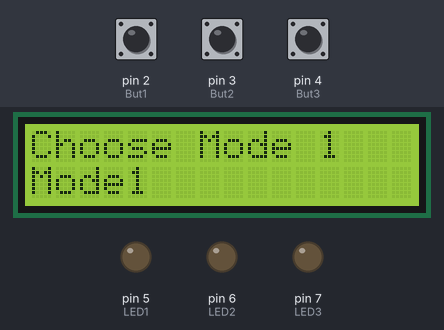
The sketch below on a simulated Arduino Uno, built with avr-gcc and run on an emulated ATmega328P. Shown: 16×2 character LCD, output pins drawn as LEDs (lit = HIGH). Dashed ring = blinking. The test bench sets the inputs (shaded band); at power-on: pin 2 (But1) HIGH, pin 3 (But2) LOW, pin 4 (But3) LOW.

Above: at 1.2 s.
1.3 s: pin 2 (But1) pulsed LOW 5 times (0.12 s each, 0.3 s apart)
At 11.46 s:
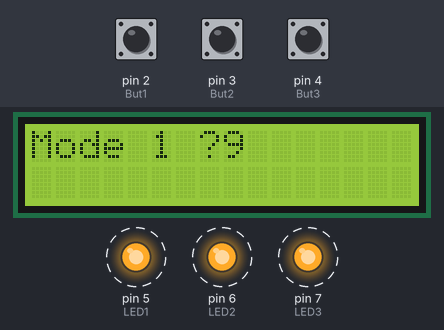
At 12.5 s:
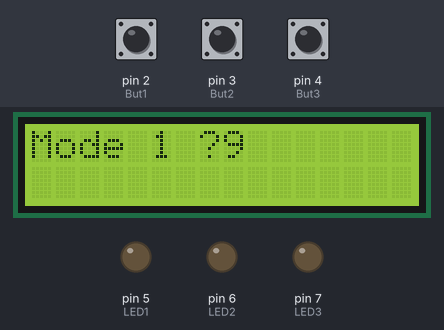
13.4 s: pin 2 (But1) pulled LOW for 1 s
At 26.33 s:
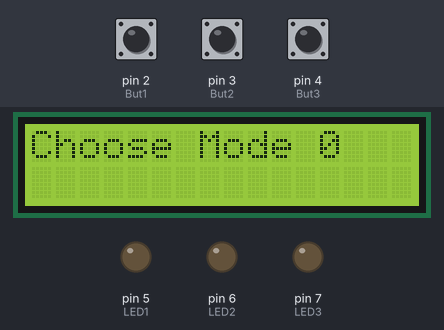
Timing chart, 0 to 27.8 s (numbered marks = the images above; inputs shaded):
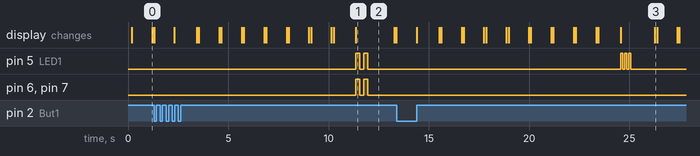

The sketch:

Tac_Button_and_LCD.ino
```cpp
#include <Wire.h>
#include <LiquidCrystal_I2C.h>


LiquidCrystal_I2C lcd(0x27, 16, 2);

#define But1 2
#define But2 3
#define But3 4
#define LED1 5
#define LED2 6
#define LED3 7

int B1State = 0;
int B2State = 0;
int B3State = 0;
int B1cnt = 0;
int B2cnt = 0;
int B3cnt = 0;

int LB1State = 0;
int LB2State = 0;
int LB3State = 0;

void Blink(){
  digitalWrite(LED1, HIGH);
  delay(100);
  digitalWrite(LED1, LOW);
  delay(100);
  digitalWrite(LED1, HIGH);
  delay(100);
  digitalWrite(LED1, LOW);
  delay(100);
  digitalWrite(LED1, HIGH);
  delay(100);
  digitalWrite(LED1, LOW);
  delay(100);
}

void Blink_em(){
  digitalWrite(LED1, HIGH);
  digitalWrite(LED2, HIGH);
  digitalWrite(LED3, HIGH);
  delay(200);
  digitalWrite(LED1, LOW);
  digitalWrite(LED2, LOW);
  digitalWrite(LED3, LOW);
  delay(200);
  digitalWrite(LED1, HIGH);
  digitalWrite(LED2, HIGH);
  digitalWrite(LED3, HIGH);
  delay(200);
  digitalWrite(LED1, LOW);
  digitalWrite(LED2, LOW);
  digitalWrite(LED3, LOW);
  delay(200);
}


void setup() {
  Wire.begin();
  Wire.beginTransmission(0x27);

  pinMode(But1, INPUT);
  pinMode(But2, INPUT);
  pinMode(But3, INPUT);

  pinMode(LED1, OUTPUT);
  pinMode(LED2, OUTPUT);
  pinMode(LED3, OUTPUT);

  lcd.init();
  lcd.backlight();
  lcd.clear();

  Serial.begin(9600);
}

void loop() {


  B2State = digitalRead(But2);
  B3State = digitalRead(But3);

  for(int i = 0; i < 10; i++){
    lcd.setCursor(0,0);
    lcd.print("Choose Mode");
    lcd.print(" ");
    lcd.print(i);
    B1State = digitalRead(But1);
    if(digitalRead(But1) == HIGH){
      delay(100);
      B1cnt++;
      if(B1cnt > 1){
        B1cnt = 0;
      }
    }
    else if(B1State == LOW){
      delay(100);
    }
    lcd.setCursor(0,1);
    lcd.print("Mode");
    lcd.print(B1cnt);
    delay(1000);
  }

  lcd.clear();
  for(int i = 0; i < 10; i++){
    lcd.clear();
    lcd.print("Mode ");
    lcd.print(B1cnt);
    lcd.print(" ?");
    lcd.print(i);
    for(int j = 0; j < 10; j++){
      if(digitalRead(But2) == HIGH){
        delay(100);
        B1cnt++;
        if(B1cnt > 1){
          B1cnt = 0;
        }
      lcd.clear();
      lcd.print("Mode ");
      lcd.print(B1cnt);
      lcd.print(" ?");
      lcd.print(i);
      delay(100);
      }
      else if(digitalRead(But2 == LOW)){
      lcd.clear();
      lcd.print("Mode ");
      lcd.print(B1cnt);
      lcd.print(" ?");
      lcd.print(i);
        delay(100);
      }
      else if(digitalRead(But3 == HIGH)){
        delay(100);
        break;
      }
    }
    //delay(1000);
  }

  if(B1cnt == 0){
    Blink();
  }else{
    Blink_em();
    }
    delay(1000);

//
//  if(B1State != LB1State){
//    if(B1State == HIGH){
//      delay(100);
//      digitalWrite(LED1, HIGH);
//      B1cnt++;
//    }
//    else{
//      digitalWrite(LED1, LOW);
//    }
//  }
//
//  if(B2State != LB2State){
//    B2cnt++;
//    if(B2State == HIGH){
//      digitalWrite(LED2, HIGH);
//    }
//    else{
//      digitalWrite(LED2, LOW);
//    }
//  }
//
//  if(B3State != LB3State){
//    B3cnt++;
//    if(B3State == HIGH){
//      digitalWrite(LED3, HIGH);
//    }
//    else{
//      digitalWrite(LED3, LOW);
//    }
//  }
//
//
//  LB2State = B2State;
//  LB3State = B3State;
//
//  char B1res[9];
//  char B2res[9];
//  char B3res[9];
//  itoa(B1cnt, B1res, 10);
//  itoa(B2cnt, B2res, 10);
//  itoa(B3cnt, B3res, 10);


  delay(100);

}
```

Measured:
- after the input at 1.3 s, pin 5 (LED1): HIGH → LOW after 10.3 s, → HIGH 0.20 s later, → LOW 0.20 s later; pin 6 (LED2), pin 7 (LED3): alternates HIGH for 0.20 s and LOW for 0.20 s, 4 changes in all, then stays LOW, starting after 10.1 s
- after the input at 13.4 s, pin 5 (LED1): alternates HIGH for 0.10 s and LOW for 0.10 s, 5 changes in all, then stays LOW, starting after 11.3 s; pin 6 (LED2), pin 7 (LED3): stops changing and stays LOW
- what the display in image 1 shows lasts 1.9 s, from 11.4 s to 13.3 s
